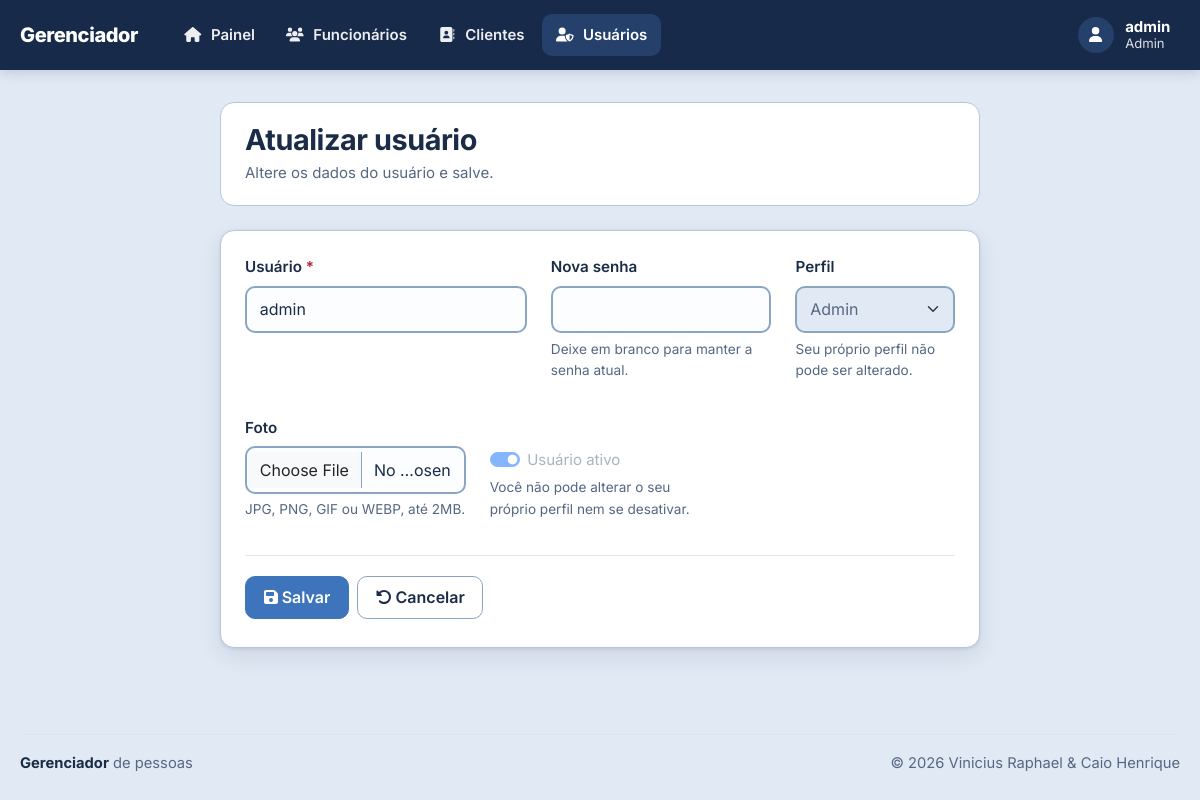
Page /usuarios/edit.php?id=1 (signed in) on the committed database.
### tables this page shows
CREATE TABLE IF NOT EXISTS Usuarios (
  Id_Usu     INT NOT NULL AUTO_INCREMENT PRIMARY KEY,
  Login_usu  VARCHAR(50)  NOT NULL UNIQUE,
  Senha_usu  VARCHAR(255) NOT NULL,
  Foto_usu   VARCHAR(30)  NULL,
  Nivel_usu  ENUM('0','1') NOT NULL DEFAULT '0',
  Ativo_usu  TINYINT(1) NOT NULL DEFAULT 1
);

### inc/database.php (called while the page is built, shortened)
<?php
function open_database()
{
	try {
		$conn = new mysqli(DB_HOST, DB_USER, DB_PASSWORD, DB_NAME);
		$conn->set_charset("utf8mb4");
		return $conn;
	} catch (Exception $e) {
		throw new Exception("Erro ao conectar no banco de dados\n {$e->getMessage()}");
	}
}
function identificador($nome)
{
	return "`$nome`";
}
function find($table = null, $id = null, $pk = 'Id')
{
	$found = null;
	try {
		$database = open_database();
		$sql = "SELECT * FROM " . identificador($table) . " WHERE " . identificador($pk) . " = ? LIMIT 1";
		$stmt = $database->prepare($sql);
		$stmt->bind_param('s', $id);
		$stmt->execute();
		$found = $stmt->get_result()->fetch_assoc() ?: null;
	} catch (Exception $e) {
		erro_banco($e);
	}
	return $found;
}
?>

### usuarios/function.php (called while the page is built, shortened)
<?php
include_once('../inc/auth.php');
function edit()
{
	$id = (int) ($_GET['id'] ?? 0);
	$atual = find(USUARIOS_TABELA, $id, USUARIOS_PK);
	$usuario = $atual;
}
?>

### inc/auth.php (called while the page is built, shortened)
<?php
function h($texto)
{
	return htmlspecialchars((string) $texto, ENT_QUOTES, 'UTF-8');
}

### usuarios/edit.php (the view, shortened to what this page needs)
<?php
include "function.php";
edit();
$ehEu = ((int) $usuario['Id_Usu'] === (int) $_SESSION['usuario']['id']);
?>
<div class="form-page">
<header class="page-heading">
    <div>
        <h2>Atualizar usuário</h2>
        <p class="page-description">Altere os dados do usuário e salve.</p>
    </div>
</header>
<form action="edit.php?id=<?php echo (int) $usuario['Id_Usu']; ?>" method="post" enctype="multipart/form-data" class="record-form">
    <div class="row">
        <div class="form-group col-md-5">
            <label for="login">Usuário</label>
            <input type="text" class="form-control" id="login" name="usuario[Login_usu]" maxlength="50" required
                autocomplete="off" value="<?php echo h($usuario['Login_usu']); ?>">
        </div>
        <div class="form-group col-md-4">
            <label for="senha">Nova senha</label>
            <input type="password" class="form-control" id="senha" name="usuario[Senha]" maxlength="72"
                autocomplete="new-password">
            <small class="form-hint">Deixe em branco para manter a senha atual.</small>
        </div>
        <div class="form-group col-md-3">
            <label for="perfil">Perfil</label>
            <select class="form-select" id="perfil" name="usuario[Nivel_usu]" <?php echo $ehEu ? 'disabled' : ''; ?>>
                <option value="1" <?php echo (string) $usuario['Nivel_usu'] === '1' ? 'selected' : ''; ?>>Admin</option>
            </select>
            <small class="form-hint"><?php echo $ehEu ? 'Seu próprio perfil não pode ser alterado.' : 'Admin também gerencia usuários.'; ?></small>
        </div>
    </div>
    <div class="row mt-3">
        <div class="form-group col-md-4">
            <label for="foto">Foto</label>
            <input type="file" class="form-control" id="foto" name="foto"
                accept="image/png, image/jpeg, image/gif, image/webp">
            <small class="form-hint">JPG, PNG, GIF ou WEBP, até 2MB.</small>
        </div>
        <div class="form-group col-md-4 d-flex align-items-end">
            <div>
                <div class="form-check form-switch">
                    <input class="form-check-input" type="checkbox" id="ativo" name="usuario[Ativo_usu]" value="1"
                        <?php echo !empty($usuario['Ativo_usu']) ? 'checked' : ''; ?>
                        <?php echo $ehEu ? 'disabled' : ''; ?>>
                    <label class="form-check-label" for="ativo">Usuário ativo</label>
                </div>
                <?php if ($ehEu): ?>
                    <small class="form-hint">Você não pode alterar o seu próprio perfil nem se desativar.</small>
                <?php endif; ?>
            </div>
        </div>
    </div>
    <div id="actions" class="row mt-3">
        <div class="col-md-12">
            <button type="submit" class="btn btn-primary">
                <i class="fa-solid fa-floppy-disk"></i> Salvar
            </button>
            <a href="index.php" class="btn btn-light">
                <i class="fa-solid fa-rotate-left"></i> Cancelar
            </a>
        </div>
    </div>
</form>
</div>

### assets/css/style.css (style rules this page uses)
:root { --ink: #1a2c47; --ink-soft: #566782; --bg: #e1e9f4; --surface: #ffffff; --panel: #f6f9fd; --line: #dbe6f2; --field-border: #8aa5c4; --card-border: #b4c7df; --navy: #172a4a; --navy-hover: #24406b; --primary: #3d74bb; --primary-deep: #2f5f9f; --primary-tint: #eaf2fb; --danger: #b42339; --danger-tint: #fdecef; --ok: #17684f; --ok-tint: #e6f5ef; --warn: #7a5d00; --warn-tint: #fff6d9; --radius: 10px; --radius-lg: 14px; --shadow: 0 1px 3px rgba(23, 42, 74, 0.10), 0 8px 22px rgba(23, 42, 74, 0.10); --gutter: 1.25rem; --font: 'Inter', -apple-system, BlinkMacSystemFont, 'Segoe UI', Roboto, Arial, sans-serif; }
*, *::before, *::after { box-sizing: border-box; }
html { scroll-behavior: smooth; }
body { margin: 0; background: var(--bg); color: var(--ink-soft); font-family: var(--font); font-size: 15px; line-height: 1.6; -webkit-font-smoothing: antialiased; }
body.app-body { min-height: 100vh; display: flex; flex-direction: column; }
h1, h2, h3, h4, h5, h6 { color: var(--ink); font-weight: 700; letter-spacing: -0.015em; line-height: 1.2; }
a { color: var(--primary-deep); text-underline-offset: 3px; }
a, button, .btn, img { -webkit-user-drag: none; user-drag: none; }
button, .btn { -webkit-user-select: none; user-select: none; }
.page-heading { display: flex; flex-wrap: wrap; align-items: center; justify-content: space-between; gap: 1rem 1.5rem; margin: 0 0 1.5rem; padding: 1.25rem 1.5rem; background: var(--surface); border: 1px solid var(--card-border); border-radius: var(--radius-lg); }
.page-heading h1, .page-heading h2 { margin: 0 0 0.25rem; font-size: clamp(1.4rem, 2.5vw, 1.8rem); }
.page-description { margin: 0; max-width: 60ch; }
.btn { --bs-btn-border-width: 1px; --bs-btn-border-radius: var(--radius); --bs-btn-padding-x: 1.1rem; --bs-btn-padding-y: 0.55rem; --bs-btn-font-size: 1rem; --bs-btn-font-weight: 600; font-family: var(--font); }
.btn-primary { --bs-btn-color: #fff; --bs-btn-bg: var(--primary); --bs-btn-border-color: var(--primary); --bs-btn-hover-color: #fff; --bs-btn-hover-bg: var(--primary-deep); --bs-btn-hover-border-color: var(--primary-deep); --bs-btn-active-color: #fff; --bs-btn-active-bg: var(--primary-deep); --bs-btn-active-border-color: var(--primary-deep); --bs-btn-focus-shadow-rgb: 61, 116, 187; }
.btn-light { --bs-btn-color: var(--ink); --bs-btn-bg: #fff; --bs-btn-border-color: var(--field-border); --bs-btn-hover-color: var(--ink); --bs-btn-hover-bg: var(--panel); --bs-btn-hover-border-color: var(--ink); --bs-btn-active-color: var(--ink); --bs-btn-active-bg: var(--panel); --bs-btn-active-border-color: var(--ink); --bs-btn-focus-shadow-rgb: 26, 44, 71; }
.form-page { width: 100%; max-width: 760px; margin: 0 auto; }
.record-form { width: 100%; max-width: 760px; margin: 0 auto; padding: 1.5rem 1.5rem 0.5rem; background: var(--surface); border: 1px solid var(--card-border); border-radius: var(--radius-lg); box-shadow: var(--shadow); }
.form-group { margin-bottom: 1.1rem; }
.form-label, .form-group > label { display: inline-block; margin-bottom: 0.4rem; color: var(--ink); font-size: 0.95rem; font-weight: 600; }
.form-group:has(:required) > label::after { content: " *"; color: var(--danger); }
.form-control, .form-select { padding: 0.6rem 0.8rem; background-color: #fbfdff; border: 2px solid var(--field-border); border-radius: var(--radius); color: var(--ink); }
.form-control:disabled, .form-select:disabled { background-color: var(--bg); color: var(--ink-soft); }
.form-control::placeholder { color: #71859f; opacity: 1; }
.form-hint { display: block; margin-top: 0.35rem; color: var(--ink-soft); font-size: 0.85rem; }
#actions { margin-top: 0.5rem; padding-top: 1.25rem; border-top: 1px solid var(--line); }
#actions > * { display: flex; flex-wrap: wrap; gap: 0.5rem; }
.record-form #actions { margin-right: 0; margin-left: 0; padding-bottom: 1.25rem; }
.record-form #actions > * { padding-right: 0; padding-left: 0; }

### rows in the picture
usuarios: Login_usu "admin", Nivel_usu+Id_Usu "Admin", Id_Usu "☑"

### other values in the picture
$_SESSION['usuario']['login'] "admin"
$_SESSION['usuario']['perfil'] "Admin"
